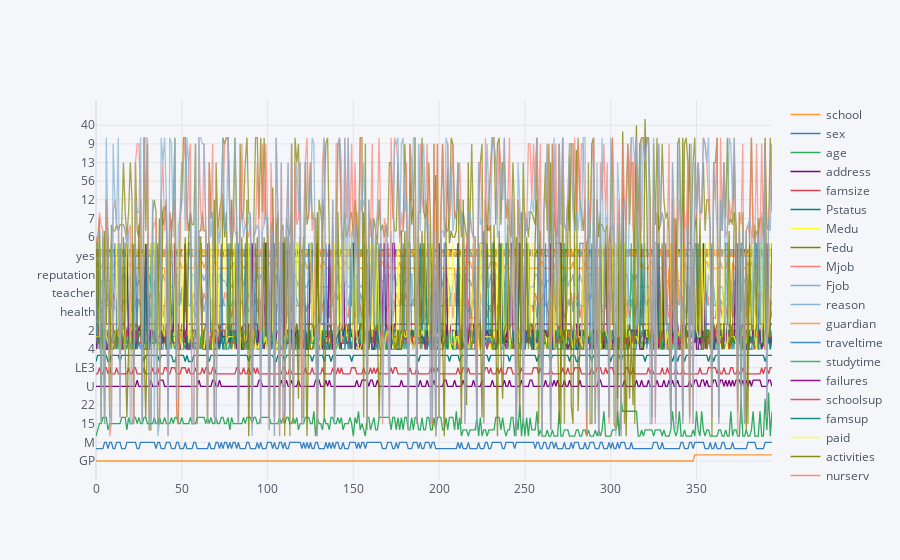

The cell this chart's notebook holds for it:
### Code cell
df.iplot()

### Figure 1 — Plotly figure (JSON) as saved in the notebook; plotly's stock layout.template omitted (floating-point values rounded to 4 significant figures; data arrays with more than 128 entries replaced by an {"elided": "..."} marker saying what was removed)
{"data": [{"line": {"color": "rgba(255, 153, 51, 1.0)", "dash": "solid", "shape": "linear", "width": 1.3}, "mode": "lines", "name": "school", "text": "", "type": "scatter", "x": {"elided": "395 int values"}, "y": {"elided": "395 str values"}}, {"line": {"color": "rgba(55, 128, 191, 1.0)", "dash": "solid", "shape": "linear", "width": 1.3}, "mode": "lines", "name": "sex", "text": "", "type": "scatter", "x": {"elided": "395 int values"}, "y": {"elided": "395 str values"}}, {"line": {"color": "rgba(50, 171, 96, 1.0)", "dash": "solid", "shape": "linear", "width": 1.3}, "mode": "lines", "name": "age", "text": "", "type": "scatter", "x": {"elided": "395 int values"}, "y": {"elided": "395 int values"}}, {"line": {"color": "rgba(128, 0, 128, 1.0)", "dash": "solid", "shape": "linear", "width": 1.3}, "mode": "lines", "name": "address", "text": "", "type": "scatter", "x": {"elided": "395 int values"}, "y": {"elided": "395 str values"}}, {"line": {"color": "rgba(219, 64, 82, 1.0)", "dash": "solid", "shape": "linear", "width": 1.3}, "mode": "lines", "name": "famsize", "text": "", "type": "scatter", "x": {"elided": "395 int values"}, "y": {"elided": "395 str values"}}, {"line": {"color": "rgba(0, 128, 128, 1.0)", "dash": "solid", "shape": "linear", "width": 1.3}, "mode": "lines", "name": "Pstatus", "text": "", "type": "scatter", "x": {"elided": "395 int values"}, "y": {"elided": "395 str values"}}, {"line": {"color": "rgba(255, 255, 51, 1.0)", "dash": "solid", "shape": "linear", "width": 1.3}, "mode": "lines", "name": "Medu", "text": "", "type": "scatter", "x": {"elided": "395 int values"}, "y": {"elided": "395 int values"}}, {"line": {"color": "rgba(128, 128, 0, 1.0)", "dash": "solid", "shape": "linear", "width": 1.3}, "mode": "lines", "name": "Fedu", "text": "", "type": "scatter", "x": {"elided": "395 int values"}, "y": {"elided": "395 int values"}}, {"line": {"color": "rgba(251, 128, 114, 1.0)", "dash": "solid", "shape": "linear", "width": 1.3}, "mode": "lines", "name": "Mjob", "text": "", "type": "scatter", "x": {"elided": "395 int values"}, "y": {"elided": "395 str values"}}, {"line": {"color": "rgba(128, 177, 211, 1.0)", "dash": "solid", "shape": "linear", "width": 1.3}, "mode": "lines", "name": "Fjob", "text": "", "type": "scatter", "x": {"elided": "395 int values"}, "y": {"elided": "395 str values"}}, {"line": {"color": "rgba(128, 177, 211, 0.8999999999999999)", "dash": "solid", "shape": "linear", "width": 1.3}, "mode": "lines", "name": "reason", "text": "", "type": "scatter", "x": {"elided": "395 int values"}, "y": {"elided": "395 str values"}}, {"line": {"color": "rgba(255, 153, 51, 0.8999999999999999)", "dash": "solid", "shape": "linear", "width": 1.3}, "mode": "lines", "name": "guardian", "text": "", "type": "scatter", "x": {"elided": "395 int values"}, "y": {"elided": "395 str values"}}, {"line": {"color": "rgba(55, 128, 191, 0.8999999999999999)", "dash": "solid", "shape": "linear", "width": 1.3}, "mode": "lines", "name": "traveltime", "text": "", "type": "scatter", "x": {"elided": "395 int values"}, "y": {"elided": "395 int values"}}, {"line": {"color": "rgba(50, 171, 96, 0.8999999999999999)", "dash": "solid", "shape": "linear", "width": 1.3}, "mode": "lines", "name": "studytime", "text": "", "type": "scatter", "x": {"elided": "395 int values"}, "y": {"elided": "395 int values"}}, {"line": {"color": "rgba(128, 0, 128, 0.8999999999999999)", "dash": "solid", "shape": "linear", "width": 1.3}, "mode": "lines", "name": "failures", "text": "", "type": "scatter", "x": {"elided": "395 int values"}, "y": {"elided": "395 int values"}}, {"line": {"color": "rgba(219, 64, 82, 0.8999999999999999)", "dash": "solid", "shape": "linear", "width": 1.3}, "mode": "lines", "name": "schoolsup", "text": "", "type": "scatter", "x": {"elided": "395 int values"}, "y": {"elided": "395 str values"}}, {"line": {"color": "rgba(0, 128, 128, 0.8999999999999999)", "dash": "solid", "shape": "linear", "width": 1.3}, "mode": "lines", "name": "famsup", "text": "", "type": "scatter", "x": {"elided": "395 int values"}, "y": {"elided": "395 str values"}}, {"line": {"color": "rgba(255, 255, 51, 0.8999999999999999)", "dash": "solid", "shape": "linear", "width": 1.3}, "mode": "lines", "name": "paid", "text": "", "type": "scatter", "x": {"elided": "395 int values"}, "y": {"elided": "395 str values"}}, {"line": {"color": "rgba(128, 128, 0, 0.8999999999999999)", "dash": "solid", "shape": "linear", "width": 1.3}, "mode": "lines", "name": "activities", "text": "", "type": "scatter", "x": {"elided": "395 int values"}, "y": {"elided": "395 str values"}}, {"line": {"color": "rgba(251, 128, 114, 0.8999999999999999)", "dash": "solid", "shape": "linear", "width": 1.3}, "mode": "lines", "name": "nursery", "text": "", "type": "scatter", "x": {"elided": "395 int values"}, "y": {"elided": "395 str values"}}, {"line": {"color": "rgba(251, 128, 114, 0.7999999999999998)", "dash": "solid", "shape": "linear", "width": 1.3}, "mode": "lines", "name": "higher", "text": "", "type": "scatter", "x": {"elided": "395 int values"}, "y": {"elided": "395 str values"}}, {"line": {"color": "rgba(128, 177, 211, 0.7999999999999998)", "dash": "solid", "shape": "linear", "width": 1.3}, "mode": "lines", "name": "internet", "text": "", "type": "scatter", "x": {"elided": "395 int values"}, "y": {"elided": "395 str values"}}, {"line": {"color": "rgba(255, 153, 51, 0.7999999999999998)", "dash": "solid", "shape": "linear", "width": 1.3}, "mode": "lines", "name": "romantic", "text": "", "type": "scatter", "x": {"elided": "395 int values"}, "y": {"elided": "395 str values"}}, {"line": {"color": "rgba(55, 128, 191, 0.7999999999999998)", "dash": "solid", "shape": "linear", "width": 1.3}, "mode": "lines", "name": "famrel", "text": "", "type": "scatter", "x": {"elided": "395 int values"}, "y": {"elided": "395 int values"}}, {"line": {"color": "rgba(50, 171, 96, 0.7999999999999998)", "dash": "solid", "shape": "linear", "width": 1.3}, "mode": "lines", "name": "freetime", "text": "", "type": "scatter", "x": {"elided": "395 int values"}, "y": {"elided": "395 int values"}}, {"line": {"color": "rgba(128, 0, 128, 0.7999999999999998)", "dash": "solid", "shape": "linear", "width": 1.3}, "mode": "lines", "name": "goout", "text": "", "type": "scatter", "x": {"elided": "395 int values"}, "y": {"elided": "395 int values"}}, {"line": {"color": "rgba(219, 64, 82, 0.7999999999999998)", "dash": "solid", "shape": "linear", "width": 1.3}, "mode": "lines", "name": "Dalc", "text": "", "type": "scatter", "x": {"elided": "395 int values"}, "y": {"elided": "395 int values"}}, {"line": {"color": "rgba(0, 128, 128, 0.7999999999999998)", "dash": "solid", "shape": "linear", "width": 1.3}, "mode": "lines", "name": "Walc", "text": "", "type": "scatter", "x": {"elided": "395 int values"}, "y": {"elided": "395 int values"}}, {"line": {"color": "rgba(255, 255, 51, 0.7999999999999998)", "dash": "solid", "shape": "linear", "width": 1.3}, "mode": "lines", "name": "health", "text": "", "type": "scatter", "x": {"elided": "395 int values"}, "y": {"elided": "395 int values"}}, {"line": {"color": "rgba(128, 128, 0, 0.7999999999999998)", "dash": "solid", "shape": "linear", "width": 1.3}, "mode": "lines", "name": "absences", "text": "", "type": "scatter", "x": {"elided": "395 int values"}, "y": {"elided": "395 int values"}}, {"line": {"color": "rgba(128, 128, 0, 0.7)", "dash": "solid", "shape": "linear", "width": 1.3}, "mode": "lines", "name": "G1", "text": "", "type": "scatter", "x": {"elided": "395 int values"}, "y": {"elided": "395 int values"}}, {"line": {"color": "rgba(251, 128, 114, 0.7)", "dash": "solid", "shape": "linear", "width": 1.3}, "mode": "lines", "name": "G2", "text": "", "type": "scatter", "x": {"elided": "395 int values"}, "y": {"elided": "395 int values"}}, {"line": {"color": "rgba(128, 177, 211, 0.7)", "dash": "solid", "shape": "linear", "width": 1.3}, "mode": "lines", "name": "G3", "text": "", "type": "scatter", "x": {"elided": "395 int values"}, "y": {"elided": "395 int values"}}], "layout": {"legend": {"bgcolor": "#F5F6F9", "font": {"color": "#4D5663"}}, "paper_bgcolor": "#F5F6F9", "plot_bgcolor": "#F5F6F9", "title": {"font": {"color": "#4D5663"}}, "xaxis": {"gridcolor": "#E1E5ED", "showgrid": true, "tickfont": {"color": "#4D5663"}, "title": {"font": {"color": "#4D5663"}, "text": ""}, "zerolinecolor": "#E1E5ED"}, "yaxis": {"gridcolor": "#E1E5ED", "showgrid": true, "tickfont": {"color": "#4D5663"}, "title": {"font": {"color": "#4D5663"}, "text": ""}, "zerolinecolor": "#E1E5ED"}}}
